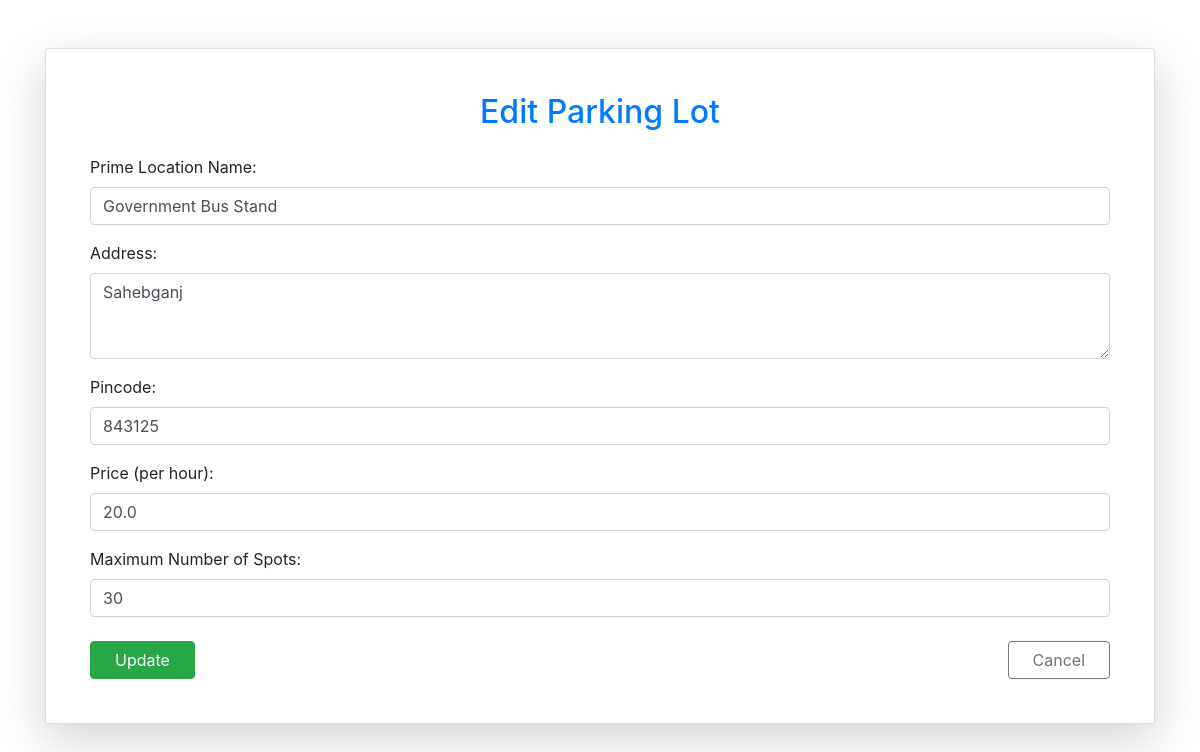
Page /admin/parking_lot/1/update (signed in) on the committed database.
### app.py (models this page shows)
class Parking_Lot(db.Model):
    __tablename__='parking_lot'
    id = db.Column(db.Integer, primary_key=True)
    prime_location_name = db.Column(db.String(200), nullable = False)
    price = db.Column(db.Float, nullable = False)
    address = db.Column(db.String(200), nullable = False)
    pincode = db.Column(db.Integer, nullable = False)
    maximum_no_of_spots = db.Column(db.Integer, nullable = False)
    spots = db.relationship('Parking_Spot', backref = 'parkinglot',lazy = True, cascade="all, delete-orphan")

### app.py (the view, shortened to what this page needs)
@app.route("/admin/parking_lot/<int:lot_id>/update", methods=["GET", "POST"])
@login_required
def update_parking_lot(lot_id):
    if not current_user.is_admin:
        flash("You are not allowed to update.")
        return redirect('login')
    lot = Parking_Lot.query.get(lot_id)
    return render_template('update_parking_lot.html', lot = lot)

### app.py (called while the page is built)
@login_manager.user_loader
def load_user(user_id):
    return User.query.get(int(user_id))

### templates/update_parking_lot.html (shortened to what this page needs)
{% extends "layout.html" %}
{% block content %}
<div class="container mt-5">
    <div class="card shadow-lg p-4 rounded-4">
        <div class="card-body">
            <h2 class="mb-4 text-center text-primary">Edit Parking Lot</h2>
            <form method="POST">
                <div class="mb-3">
                    <label for="location" class="form-label">Prime Location Name:</label>
                    <input type="text" class="form-control" id="location" name="location" value="{{ lot.prime_location_name }}" required>
                </div>
                <div class="mb-3">
                    <label for="address" class="form-label">Address:</label>
                    <textarea class="form-control" name="address" id="address" rows="3" required>{{ lot.address }}</textarea>
                </div>
                <div class="mb-3">
                    <label for="pincode" class="form-label">Pincode:</label>
                    <input type="number" class="form-control" id="pincode" name="pincode" value="{{ lot.pincode }}" required>
                </div>
                <div class="mb-3">
                    <label for="price" class="form-label">Price (per hour):</label>
                    <input type="number" class="form-control" id="price" name="price" value="{{ lot.price }}" required>
                </div>
                <div class="mb-4">
                    <label for="spots" class="form-label">Maximum Number of Spots:</label>
                    <input type="number" class="form-control" id="spots" name="spots" value="{{ lot.maximum_no_of_spots }}" required>
                </div>
                <div class="d-flex justify-content-between">
                    <button type="submit" class="btn btn-success px-4">Update</button>
                    <a href="/admin/dashboard" class="btn btn-outline-secondary px-4">Cancel</a>
                </div>
            </form>
        </div>
    </div>
</div>
{% endblock %}

### rows in the picture
Parking_Lot: location "Government Bus Stand", address "Sahebganj", pincode "843125", price "20.0", spots "30"
